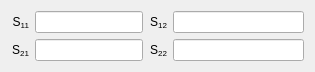
       <widget class="QWidget" name="layoutWidget">
        <property name="geometry">
         <rect>
          <x>30</x>
          <y>260</y>
          <width>315</width>
          <height>54</height>
         </rect>
        </property>
        <layout class="QGridLayout" name="gridLayout_4">
         <item row="0" column="0">
          <widget class="QLabel" name="label_192">
           <property name="text">
            <string>&lt;html&gt;&lt;head/&gt;&lt;body&gt;&lt;p&gt;S&lt;span style=&quot; vertical-align:sub;&quot;&gt;11&lt;/span&gt;&lt;/p&gt;&lt;/body&gt;&lt;/html&gt;</string>
           </property>
           <property name="alignment">
            <set>Qt::AlignRight|Qt::AlignTrailing|Qt::AlignVCenter</set>
           </property>
          </widget>
         </item>
         <item row="0" column="1" colspan="2">
          <widget class="QLineEdit" name="s11_box"/>
         </item>
         <item row="1" column="0">
          <widget class="QLabel" name="label_194">
           <property name="text">
            <string>&lt;html&gt;&lt;head/&gt;&lt;body&gt;&lt;p&gt;S&lt;span style=&quot; vertical-align:sub;&quot;&gt;21&lt;/span&gt;&lt;/p&gt;&lt;/body&gt;&lt;/html&gt;</string>
           </property>
           <property name="alignment">
            <set>Qt::AlignRight|Qt::AlignTrailing|Qt::AlignVCenter</set>
           </property>
          </widget>
         </item>
         <item row="1" column="1" colspan="2">
          <widget class="QLineEdit" name="s21_box"/>
         </item>
         <item row="0" column="3">
          <widget class="QLabel" name="label_201">
           <property name="text">
            <string>&lt;html&gt;&lt;head/&gt;&lt;body&gt;&lt;p&gt;S&lt;span style=&quot; vertical-align:sub;&quot;&gt;12&lt;/span&gt;&lt;/p&gt;&lt;/body&gt;&lt;/html&gt;</string>
           </property>
           <property name="alignment">
            <set>Qt::AlignRight|Qt::AlignTrailing|Qt::AlignVCenter</set>
           </property>
          </widget>
         </item>
         <item row="1" column="3">
          <widget class="QLabel" name="label_195">
           <property name="text">
            <string>&lt;html&gt;&lt;head/&gt;&lt;body&gt;&lt;p&gt;S&lt;span style=&quot; vertical-align:sub;&quot;&gt;22&lt;/span&gt;&lt;/p&gt;&lt;/body&gt;&lt;/html&gt;</string>
           </property>
           <property name="alignment">
            <set>Qt::AlignRight|Qt::AlignTrailing|Qt::AlignVCenter</set>
           </property>
          </widget>
         </item>
         <item row="0" column="4">
          <widget class="QLineEdit" name="s12_box"/>
         </item>
         <item row="1" column="4">
          <widget class="QLineEdit" name="s22_box"/>
         </item>
        </layout>
       </widget>
